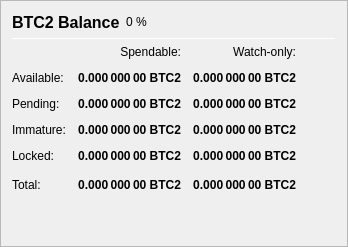
                   <widget class="QFrame" name="frame_Balances">
                    <property name="frameShape">
                     <enum>QFrame::StyledPanel</enum>
                    </property>
                    <property name="frameShadow">
                     <enum>QFrame::Raised</enum>
                    </property>
                    <layout class="QVBoxLayout" name="verticalLayout_4">
                     <item>
                      <layout class="QHBoxLayout" name="horizontalLayout_4">
                       <item>
                        <widget class="QLabel" name="label_5">
                         <property name="minimumSize">
                          <size>
                           <width>0</width>
                           <height>20</height>
                          </size>
                         </property>
                         <property name="font">
                          <font>
                           <pointsize>12</pointsize>
                           <weight>75</weight>
                           <bold>true</bold>
                          </font>
                         </property>
                         <property name="text">
                          <string>BTC2 Balance</string>
                         </property>
                        </widget>
                       </item>
                       <item>
                        <widget class="QLabel" name="labelBTC2Percent">
                         <property name="text">
                          <string notr="true">0 %</string>
                         </property>
                        </widget>
                       </item>
                       <item>
                        <spacer name="horizontalSpacer_3">
                         <property name="orientation">
                          <enum>Qt::Horizontal</enum>
                         </property>
                         <property name="sizeHint" stdset="0">
                          <size>
                           <width>40</width>
                           <height>20</height>
                          </size>
                         </property>
                        </spacer>
                       </item>
                      </layout>
                     </item>
                     <item>
                      <widget class="Line" name="line_Balance">
                       <property name="minimumSize">
                        <size>
                         <width>0</width>
                         <height>1</height>
                        </size>
                       </property>
                       <property name="maximumSize">
                        <size>
                         <width>16777215</width>
                         <height>1</height>
                        </size>
                       </property>
                       <property name="orientation">
                        <enum>Qt::Horizontal</enum>
                       </property>
                      </widget>
                     </item>
                     <item>
                      <layout class="QGridLayout" name="gridLayout">
                       <property name="spacing">
                        <number>12</number>
                       </property>
                       <item row="0" column="1">
                        <widget class="QLabel" name="labelSpendable">
                         <property name="text">
                          <string>Spendable:</string>
                         </property>
                         <property name="alignment">
                          <set>Qt::AlignRight|Qt::AlignTrailing|Qt::AlignVCenter</set>
                         </property>
                        </widget>
                       </item>
                       <item row="0" column="2">
                        <widget class="QLabel" name="labelWatchonly">
                         <property name="text">
                          <string>Watch-only:</string>
                         </property>
                         <property name="alignment">
                          <set>Qt::AlignRight|Qt::AlignTrailing|Qt::AlignVCenter</set>
                         </property>
                        </widget>
                       </item>
                       <item row="1" column="0">
                        <widget class="QLabel" name="labelBalanceText">
                         <property name="text">
                          <string>Available:</string>
                         </property>
                        </widget>
                       </item>
                       <item row="1" column="1">
                        <widget class="QLabel" name="labelBalance">
                         <property name="font">
                          <font>
                           <weight>75</weight>
                           <bold>true</bold>
                          </font>
                         </property>
                         <property name="cursor">
                          <cursorShape>IBeamCursor</cursorShape>
                         </property>
                         <property name="toolTip">
                          <string>Your current spendable balance</string>
                         </property>
                         <property name="text">
                          <string notr="true">0.000 000 00 BTC2</string>
                         </property>
                         <property name="alignment">
                          <set>Qt::AlignRight|Qt::AlignTrailing|Qt::AlignVCenter</set>
                         </property>
                         <property name="textInteractionFlags">
                          <set>Qt::LinksAccessibleByMouse|Qt::TextSelectableByKeyboard|Qt::TextSelectableByMouse</set>
                         </property>
                        </widget>
                       </item>
                       <item row="1" column="2">
                        <widget class="QLabel" name="labelWatchAvailable">
                         <property name="font">
                          <font>
                           <weight>75</weight>
                           <bold>true</bold>
                          </font>
                         </property>
                         <property name="cursor">
                          <cursorShape>IBeamCursor</cursorShape>
                         </property>
                         <property name="toolTip">
                          <string>Your current balance in watch-only addresses</string>
                         </property>
                         <property name="text">
                          <string notr="true">0.000 000 00 BTC2</string>
                         </property>
                         <property name="alignment">
                          <set>Qt::AlignRight|Qt::AlignTrailing|Qt::AlignVCenter</set>
                         </property>
                         <property name="textInteractionFlags">
                          <set>Qt::LinksAccessibleByMouse|Qt::TextSelectableByKeyboard|Qt::TextSelectableByMouse</set>
                         </property>
                        </widget>
                       </item>
                       <item row="2" column="0">
                        <widget class="QLabel" name="labelPendingText">
                         <property name="text">
                          <string>Pending:</string>
                         </property>
                        </widget>
                       </item>
                       <item row="2" column="1">
                        <widget class="QLabel" name="labelUnconfirmed">
                         <property name="font">
                          <font>
                           <weight>75</weight>
                           <bold>true</bold>
                          </font>
                         </property>
                         <property name="cursor">
                          <cursorShape>IBeamCursor</cursorShape>
                         </property>
                         <property name="toolTip">
                          <string>Total of transactions that have yet to be confirmed, and do not yet count toward the spendable balance</string>
                         </property>
                         <property name="text">
                          <string notr="true">0.000 000 00 BTC2</string>
                         </property>
                         <property name="alignment">
                          <set>Qt::AlignRight|Qt::AlignTrailing|Qt::AlignVCenter</set>
                         </property>
                         <property name="textInteractionFlags">
                          <set>Qt::LinksAccessibleByMouse|Qt::TextSelectableByKeyboard|Qt::TextSelectableByMouse</set>
                         </property>
                        </widget>
                       </item>
                       <item row="2" column="2">
                        <widget class="QLabel" name="labelWatchPending">
                         <property name="font">
                          <font>
                           <weight>75</weight>
                           <bold>true</bold>
                          </font>
                         </property>
                         <property name="cursor">
                          <cursorShape>IBeamCursor</cursorShape>
                         </property>
                         <property name="toolTip">
                          <string>Unconfirmed transactions to watch-only addresses</string>
                         </property>
                         <property name="text">
                          <string notr="true">0.000 000 00 BTC2</string>
                         </property>
                         <property name="alignment">
                          <set>Qt::AlignRight|Qt::AlignTrailing|Qt::AlignVCenter</set>
                         </property>
                         <property name="textInteractionFlags">
                          <set>Qt::LinksAccessibleByMouse|Qt::TextSelectableByKeyboard|Qt::TextSelectableByMouse</set>
                         </property>
                        </widget>
                       </item>
                       <item row="3" column="0">
                        <widget class="QLabel" name="labelImmatureText">
                         <property name="text">
                          <string>Immature:</string>
                         </property>
                        </widget>
                       </item>
                       <item row="3" column="1">
                        <widget class="QLabel" name="labelImmature">
                         <property name="font">
                          <font>
                           <weight>75</weight>
                           <bold>true</bold>
                          </font>
                         </property>
                         <property name="cursor">
                          <cursorShape>IBeamCursor</cursorShape>
                         </property>
                         <property name="toolTip">
                          <string>Staked or masternode rewards that has not yet matured</string>
                         </property>
                         <property name="text">
                          <string notr="true">0.000 000 00 BTC2</string>
                         </property>
                         <property name="alignment">
                          <set>Qt::AlignRight|Qt::AlignTrailing|Qt::AlignVCenter</set>
                         </property>
                         <property name="textInteractionFlags">
                          <set>Qt::LinksAccessibleByMouse|Qt::TextSelectableByKeyboard|Qt::TextSelectableByMouse</set>
                         </property>
                        </widget>
                       </item>
                       <item row="3" column="2">
                        <widget class="QLabel" name="labelWatchImmature">
                         <property name="font">
                          <font>
                           <weight>75</weight>
                           <bold>true</bold>
                          </font>
                         </property>
                         <property name="cursor">
                          <cursorShape>IBeamCursor</cursorShape>
                         </property>
                         <property name="toolTip">
                          <string>Staked or masternode rewards in watch-only addresses that has not yet matured</string>
                         </property>
                         <property name="text">
                          <string notr="true">0.000 000 00 BTC2</string>
                         </property>
                         <property name="alignment">
                          <set>Qt::AlignRight|Qt::AlignTrailing|Qt::AlignVCenter</set>
                         </property>
                         <property name="textInteractionFlags">
                          <set>Qt::LinksAccessibleByMouse|Qt::TextSelectableByKeyboard|Qt::TextSelectableByMouse</set>
                         </property>
                        </widget>
                       </item>
                       <item row="4" column="0">
                        <widget class="QLabel" name="labelLockedBalanceText">
                         <property name="toolTip">
                          <string>Locked BTC2 or Masternode collaterals. These are excluded from zBTC2 minting.</string>
                         </property>
                         <property name="text">
                          <string>Locked:</string>
                         </property>
                        </widget>
                       </item>
                       <item row="4" column="1">
                        <widget class="QLabel" name="labelLockedBalance">
                         <property name="font">
                          <font>
                           <weight>75</weight>
                           <bold>true</bold>
                          </font>
                         </property>
                         <property name="cursor">
                          <cursorShape>IBeamCursor</cursorShape>
                         </property>
                         <property name="toolTip">
                          <string>Locked BTC2 or Masternode collaterals. These are excluded from zBTC2 minting.</string>
                         </property>
                         <property name="text">
                          <string notr="true">0.000 000 00 BTC2</string>
                         </property>
                         <property name="alignment">
                          <set>Qt::AlignRight|Qt::AlignTrailing|Qt::AlignVCenter</set>
                         </property>
                         <property name="textInteractionFlags">
                          <set>Qt::LinksAccessibleByMouse|Qt::TextSelectableByKeyboard|Qt::TextSelectableByMouse</set>
                         </property>
                        </widget>
                       </item>
                       <item row="4" column="2">
                        <widget class="QLabel" name="labelWatchLocked">
                         <property name="font">
                          <font>
                           <weight>75</weight>
                           <bold>true</bold>
                          </font>
                         </property>
                         <property name="cursor">
                          <cursorShape>IBeamCursor</cursorShape>
                         </property>
                         <property name="toolTip">
                          <string>Current locked balance in watch-only addresses</string>
                         </property>
                         <property name="text">
                          <string notr="true">0.000 000 00 BTC2</string>
                         </property>
                         <property name="alignment">
                          <set>Qt::AlignRight|Qt::AlignTrailing|Qt::AlignVCenter</set>
                         </property>
                         <property name="textInteractionFlags">
                          <set>Qt::LinksAccessibleByMouse|Qt::TextSelectableByKeyboard|Qt::TextSelectableByMouse</set>
                         </property>
                        </widget>
                       </item>
                       <item row="5" column="0">
                        <widget class="QLabel" name="labelTotalText">
                         <property name="text">
                          <string>Total:</string>
                         </property>
                         <property name="toolTip">
                          <string>Your current Bitcoin2 balance, unconfirmed and immature transactions included</string>
                         </property>
                        </widget>
                       </item>
                       <item row="5" column="1">
                        <widget class="QLabel" name="labelTotal">
                         <property name="font">
                          <font>
                           <weight>75</weight>
                           <bold>true</bold>
                          </font>
                         </property>
                         <property name="cursor">
                          <cursorShape>IBeamCursor</cursorShape>
                         </property>
                         <property name="toolTip">
                          <string>Your current Bitcoin2 balance, unconfirmed and immature transactions included</string>
                         </property>
                         <property name="text">
                          <string notr="true">0.000 000 00 BTC2</string>
                         </property>
                         <property name="alignment">
                          <set>Qt::AlignRight|Qt::AlignTrailing|Qt::AlignVCenter</set>
                         </property>
                         <property name="textInteractionFlags">
                          <set>Qt::LinksAccessibleByMouse|Qt::TextSelectableByKeyboard|Qt::TextSelectableByMouse</set>
                         </property>
                        </widget>
                       </item>
                       <item row="5" column="2">
                        <widget class="QLabel" name="labelWatchTotal">
                         <property name="font">
                          <font>
                           <weight>75</weight>
                           <bold>true</bold>
                          </font>
                         </property>
                         <property name="cursor">
                          <cursorShape>IBeamCursor</cursorShape>
                         </property>
                         <property name="toolTip">
                          <string>Current total balance in watch-only addresses</string>
                         </property>
                         <property name="text">
                          <string notr="true">0.000 000 00 BTC2</string>
                         </property>
                         <property name="alignment">
                          <set>Qt::AlignRight|Qt::AlignTrailing|Qt::AlignVCenter</set>
                         </property>
                         <property name="textInteractionFlags">
                          <set>Qt::LinksAccessibleByMouse|Qt::TextSelectableByKeyboard|Qt::TextSelectableByMouse</set>
                         </property>
                        </widget>
                       </item>
                       <item row="5" column="3">
                        <spacer name="horizontalSpacer_9">
                         <property name="orientation">
                          <enum>Qt::Horizontal</enum>
                         </property>
                         <property name="sizeHint" stdset="0">
                          <size>
                           <width>40</width>
                           <height>20</height>
                          </size>
                         </property>
                        </spacer>
                       </item>
                      </layout>
                     </item>
                     <item>
                      <spacer name="verticalSpacer_3">
                       <property name="orientation">
                        <enum>Qt::Vertical</enum>
                       </property>
                       <property name="sizeHint" stdset="0">
                        <size>
                         <width>20</width>
                         <height>40</height>
                        </size>
                       </property>
                      </spacer>
                     </item>
                    </layout>
                   </widget>
